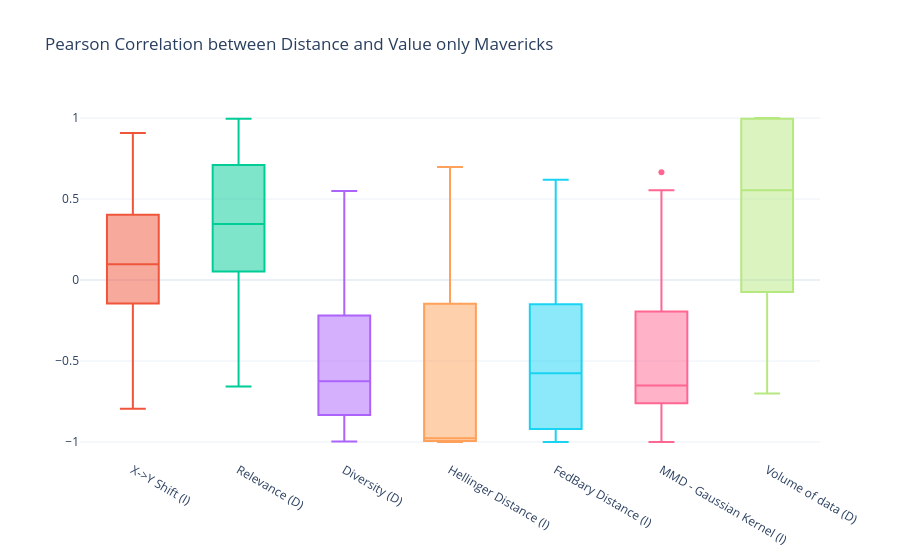

The cell this chart's notebook holds for it:
### Code cell
import plotly.graph_objects as go
import numpy as np
np.random.seed(1)

distance_dictionary = {
    "performanceDegradation": "Performance Degradation (I)",
    "yShiftDataframe": "X->Y Shift (I)",
    "relevance": "Relevance (D)",
    "diversity": "Diversity (D)",
    "hellinger": "Hellinger Distance (I)",
    "wasserstein": "FedBary Distance (I)",
    "gaussian_mmd": "MMD - Gaussian Kernel (I)",
    "volume": "Volume of data (D)"
}

fig1 = go.Figure()
for metric, name_of_metric in distance_dictionary.items():
    sliced_df = correlation_sv_distance_only_mavericks[correlation_sv_distance_only_mavericks["Distance"] == metric]
    fig1.add_trace(go.Box(y=sliced_df["PearsonCorrelation"], name=name_of_metric))


fig1.update_layout(title_text="Pearson Correlation between Distance and Value only Mavericks", showlegend=False, template="plotly_white")

fig1.show()

fig1.write_image("images/distance_value_only_mavericks_pearson_correlation.pdf")

### Figure 1 — Plotly figure (JSON) as saved in the notebook; plotly's stock layout.template omitted (floating-point values rounded to 4 significant figures; data arrays with more than 128 entries replaced by an {"elided": "..."} marker saying what was removed)
{"data": [{"name": "Performance Degradation (I)", "y": [], "type": "box"}, {"name": "X->Y Shift (I)", "y": {"elided": "150 float values"}, "type": "box"}, {"name": "Relevance (D)", "y": {"elided": "150 float values"}, "type": "box"}, {"name": "Diversity (D)", "y": {"elided": "150 float values"}, "type": "box"}, {"name": "Hellinger Distance (I)", "y": {"elided": "150 float values"}, "type": "box"}, {"name": "FedBary Distance (I)", "y": {"elided": "150 float values"}, "type": "box"}, {"name": "MMD - Gaussian Kernel (I)", "y": {"elided": "150 float values"}, "type": "box"}, {"name": "Volume of data (D)", "y": {"elided": "150 float values"}, "type": "box"}], "layout": {"title": {"text": "Pearson Correlation between Distance and Value only Mavericks"}, "showlegend": false}}
